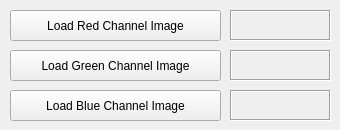
      <widget class="QWidget" name="loadThreeTab">
       <attribute name="title">
        <string>Three Channel Images</string>
       </attribute>
       <widget class="QPushButton" name="loadImageRed">
        <property name="geometry">
         <rect>
          <x>10</x>
          <y>10</y>
          <width>211</width>
          <height>31</height>
         </rect>
        </property>
        <property name="text">
         <string>Load Red Channel Image</string>
        </property>
       </widget>
       <widget class="QPushButton" name="loadImageGreen">
        <property name="geometry">
         <rect>
          <x>10</x>
          <y>50</y>
          <width>211</width>
          <height>31</height>
         </rect>
        </property>
        <property name="text">
         <string>Load Green Channel Image</string>
        </property>
       </widget>
       <widget class="QPushButton" name="loadImageBlue">
        <property name="geometry">
         <rect>
          <x>10</x>
          <y>90</y>
          <width>211</width>
          <height>31</height>
         </rect>
        </property>
        <property name="text">
         <string>Load Blue Channel Image</string>
        </property>
       </widget>
       <widget class="QLabel" name="redChannelFile">
        <property name="geometry">
         <rect>
          <x>230</x>
          <y>10</y>
          <width>101</width>
          <height>31</height>
         </rect>
        </property>
        <property name="font">
         <font>
          <pointsize>10</pointsize>
         </font>
        </property>
        <property name="frameShape">
         <enum>QFrame::Box</enum>
        </property>
        <property name="frameShadow">
         <enum>QFrame::Sunken</enum>
        </property>
        <property name="text">
         <string>&lt;no file&gt;</string>
        </property>
        <property name="alignment">
         <set>Qt::AlignCenter</set>
        </property>
       </widget>
       <widget class="QLabel" name="greenChannelFile">
        <property name="geometry">
         <rect>
          <x>230</x>
          <y>50</y>
          <width>101</width>
          <height>31</height>
         </rect>
        </property>
        <property name="font">
         <font>
          <pointsize>10</pointsize>
         </font>
        </property>
        <property name="frameShape">
         <enum>QFrame::Box</enum>
        </property>
        <property name="frameShadow">
         <enum>QFrame::Sunken</enum>
        </property>
        <property name="text">
         <string>&lt;no file&gt;</string>
        </property>
        <property name="alignment">
         <set>Qt::AlignCenter</set>
        </property>
       </widget>
       <widget class="QLabel" name="blueChannelFile">
        <property name="geometry">
         <rect>
          <x>230</x>
          <y>90</y>
          <width>101</width>
          <height>31</height>
         </rect>
        </property>
        <property name="font">
         <font>
          <pointsize>10</pointsize>
         </font>
        </property>
        <property name="frameShape">
         <enum>QFrame::Box</enum>
        </property>
        <property name="frameShadow">
         <enum>QFrame::Sunken</enum>
        </property>
        <property name="text">
         <string>&lt;no file&gt;</string>
        </property>
        <property name="alignment">
         <set>Qt::AlignCenter</set>
        </property>
       </widget>
      </widget>
